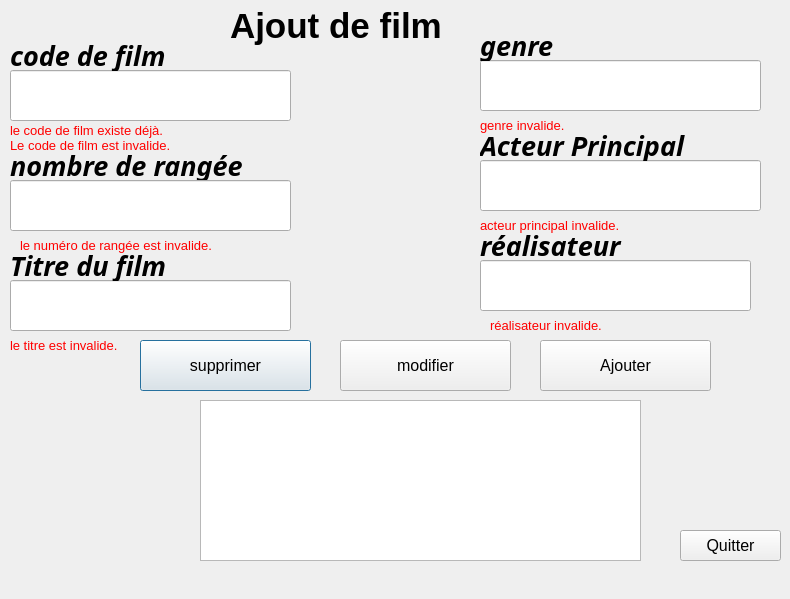
<?xml version="1.0" encoding="UTF-8"?>
<ui version="4.0">
 <class>Dialog</class>
 <widget class="QDialog" name="Dialog">
  <property name="geometry">
   <rect>
    <x>0</x>
    <y>0</y>
    <width>790</width>
    <height>599</height>
   </rect>
  </property>
  <property name="windowTitle">
   <string>Dialog</string>
  </property>
  <widget class="QPushButton" name="pushButton_suppriemer_film">
   <property name="geometry">
    <rect>
     <x>140</x>
     <y>340</y>
     <width>171</width>
     <height>51</height>
    </rect>
   </property>
   <property name="font">
    <font>
     <pointsize>12</pointsize>
    </font>
   </property>
   <property name="text">
    <string>supprimer</string>
   </property>
  </widget>
  <widget class="QLineEdit" name="lineEdit_code_film">
   <property name="geometry">
    <rect>
     <x>10</x>
     <y>70</y>
     <width>281</width>
     <height>51</height>
    </rect>
   </property>
   <property name="font">
    <font>
     <pointsize>12</pointsize>
     <italic>true</italic>
    </font>
   </property>
  </widget>
  <widget class="QLabel" name="lbl_ajout_film">
   <property name="geometry">
    <rect>
     <x>230</x>
     <y>0</y>
     <width>271</width>
     <height>51</height>
    </rect>
   </property>
   <property name="font">
    <font>
     <pointsize>26</pointsize>
     <weight>75</weight>
     <bold>true</bold>
    </font>
   </property>
   <property name="text">
    <string>Ajout de film</string>
   </property>
  </widget>
  <widget class="QLineEdit" name="lineEdit_film">
   <property name="geometry">
    <rect>
     <x>10</x>
     <y>280</y>
     <width>281</width>
     <height>51</height>
    </rect>
   </property>
   <property name="font">
    <font>
     <pointsize>12</pointsize>
     <italic>true</italic>
    </font>
   </property>
  </widget>
  <widget class="QPushButton" name="pushButton_modifier_film">
   <property name="geometry">
    <rect>
     <x>340</x>
     <y>340</y>
     <width>171</width>
     <height>51</height>
    </rect>
   </property>
   <property name="font">
    <font>
     <pointsize>12</pointsize>
    </font>
   </property>
   <property name="text">
    <string>modifier</string>
   </property>
  </widget>
  <widget class="QLabel" name="label_erreur_nb_rangee_film">
   <property name="enabled">
    <bool>true</bool>
   </property>
   <property name="geometry">
    <rect>
     <x>20</x>
     <y>230</y>
     <width>361</width>
     <height>31</height>
    </rect>
   </property>
   <property name="font">
    <font>
     <pointsize>10</pointsize>
     <weight>50</weight>
     <bold>false</bold>
    </font>
   </property>
   <property name="text">
    <string>&lt;html&gt;&lt;head/&gt;&lt;body&gt;&lt;p&gt;&lt;span style=&quot; color:#ff0000;&quot;&gt;le numéro de rangée est invalide.&lt;/span&gt;&lt;/p&gt;&lt;/body&gt;&lt;/html&gt;</string>
   </property>
  </widget>
  <widget class="QLabel" name="label_erreur_code_film">
   <property name="geometry">
    <rect>
     <x>10</x>
     <y>120</y>
     <width>421</width>
     <height>21</height>
    </rect>
   </property>
   <property name="font">
    <font>
     <pointsize>10</pointsize>
    </font>
   </property>
   <property name="text">
    <string>&lt;html&gt;&lt;head/&gt;&lt;body&gt;&lt;p&gt;&lt;span style=&quot; color:#ff0000;&quot;&gt;le code de film existe déjà.&lt;/span&gt;&lt;/p&gt;&lt;/body&gt;&lt;/html&gt;</string>
   </property>
  </widget>
  <widget class="QLineEdit" name="lineEdit_acteur_prin">
   <property name="geometry">
    <rect>
     <x>480</x>
     <y>160</y>
     <width>281</width>
     <height>51</height>
    </rect>
   </property>
   <property name="font">
    <font>
     <pointsize>12</pointsize>
     <italic>true</italic>
    </font>
   </property>
  </widget>
  <widget class="QPushButton" name="pushButton_ajouter_f">
   <property name="geometry">
    <rect>
     <x>540</x>
     <y>340</y>
     <width>171</width>
     <height>51</height>
    </rect>
   </property>
   <property name="font">
    <font>
     <pointsize>12</pointsize>
    </font>
   </property>
   <property name="text">
    <string>Ajouter</string>
   </property>
  </widget>
  <widget class="QLabel" name="label_acteur_prin">
   <property name="geometry">
    <rect>
     <x>480</x>
     <y>130</y>
     <width>271</width>
     <height>31</height>
    </rect>
   </property>
   <property name="font">
    <font>
     <family>Agency FB</family>
     <pointsize>20</pointsize>
     <weight>75</weight>
     <italic>true</italic>
     <bold>true</bold>
    </font>
   </property>
   <property name="text">
    <string>Acteur Principal</string>
   </property>
  </widget>
  <widget class="QLabel" name="label_nb_rangee_film">
   <property name="geometry">
    <rect>
     <x>10</x>
     <y>150</y>
     <width>271</width>
     <height>31</height>
    </rect>
   </property>
   <property name="font">
    <font>
     <family>Agency FB</family>
     <pointsize>20</pointsize>
     <weight>75</weight>
     <italic>true</italic>
     <bold>true</bold>
    </font>
   </property>
   <property name="text">
    <string>nombre de rangée</string>
   </property>
  </widget>
  <widget class="QLabel" name="label_erreur_genre">
   <property name="enabled">
    <bool>true</bool>
   </property>
   <property name="geometry">
    <rect>
     <x>480</x>
     <y>110</y>
     <width>441</width>
     <height>31</height>
    </rect>
   </property>
   <property name="font">
    <font>
     <pointsize>10</pointsize>
     <weight>50</weight>
     <bold>false</bold>
    </font>
   </property>
   <property name="text">
    <string>&lt;html&gt;&lt;head/&gt;&lt;body&gt;&lt;p&gt;&lt;span style=&quot; color:#ff0000;&quot;&gt;genre invalide.&lt;/span&gt;&lt;/p&gt;&lt;/body&gt;&lt;/html&gt;</string>
   </property>
  </widget>
  <widget class="QLineEdit" name="lineEdit_realisateur">
   <property name="geometry">
    <rect>
     <x>480</x>
     <y>260</y>
     <width>271</width>
     <height>51</height>
    </rect>
   </property>
   <property name="font">
    <font>
     <pointsize>12</pointsize>
     <italic>true</italic>
    </font>
   </property>
  </widget>
  <widget class="QLabel" name="label_erreur_realisateur">
   <property name="enabled">
    <bool>true</bool>
   </property>
   <property name="geometry">
    <rect>
     <x>490</x>
     <y>310</y>
     <width>441</width>
     <height>31</height>
    </rect>
   </property>
   <property name="font">
    <font>
     <pointsize>10</pointsize>
     <weight>50</weight>
     <bold>false</bold>
    </font>
   </property>
   <property name="text">
    <string>&lt;html&gt;&lt;head/&gt;&lt;body&gt;&lt;p&gt;&lt;span style=&quot; color:#ff0000;&quot;&gt;réalisateur invalide.&lt;/span&gt;&lt;/p&gt;&lt;/body&gt;&lt;/html&gt;</string>
   </property>
  </widget>
  <widget class="QLabel" name="label_erreur_code_inv_film">
   <property name="enabled">
    <bool>true</bool>
   </property>
   <property name="geometry">
    <rect>
     <x>10</x>
     <y>130</y>
     <width>441</width>
     <height>31</height>
    </rect>
   </property>
   <property name="font">
    <font>
     <pointsize>10</pointsize>
     <weight>50</weight>
     <bold>false</bold>
    </font>
   </property>
   <property name="text">
    <string>&lt;html&gt;&lt;head/&gt;&lt;body&gt;&lt;p&gt;&lt;span style=&quot; color:#ff0000;&quot;&gt;Le code de film est invalide.&lt;/span&gt;&lt;/p&gt;&lt;/body&gt;&lt;/html&gt;</string>
   </property>
  </widget>
  <widget class="QLabel" name="label_erreur_annee">
   <property name="enabled">
    <bool>true</bool>
   </property>
   <property name="geometry">
    <rect>
     <x>480</x>
     <y>210</y>
     <width>441</width>
     <height>31</height>
    </rect>
   </property>
   <property name="font">
    <font>
     <pointsize>10</pointsize>
     <weight>50</weight>
     <bold>false</bold>
    </font>
   </property>
   <property name="text">
    <string>&lt;html&gt;&lt;head/&gt;&lt;body&gt;&lt;p&gt;&lt;span style=&quot; color:#ff0000;&quot;&gt;acteur principal invalide.&lt;/span&gt;&lt;/p&gt;&lt;/body&gt;&lt;/html&gt;</string>
   </property>
  </widget>
  <widget class="QLabel" name="label_code_film">
   <property name="geometry">
    <rect>
     <x>10</x>
     <y>40</y>
     <width>271</width>
     <height>31</height>
    </rect>
   </property>
   <property name="font">
    <font>
     <family>Agency FB</family>
     <pointsize>20</pointsize>
     <weight>75</weight>
     <italic>true</italic>
     <bold>true</bold>
    </font>
   </property>
   <property name="text">
    <string>code de film</string>
   </property>
  </widget>
  <widget class="QLineEdit" name="lineEdit_genre">
   <property name="geometry">
    <rect>
     <x>480</x>
     <y>60</y>
     <width>281</width>
     <height>51</height>
    </rect>
   </property>
   <property name="font">
    <font>
     <pointsize>12</pointsize>
     <italic>true</italic>
    </font>
   </property>
  </widget>
  <widget class="QPushButton" name="pushButton_quitter_film">
   <property name="geometry">
    <rect>
     <x>680</x>
     <y>530</y>
     <width>101</width>
     <height>31</height>
    </rect>
   </property>
   <property name="font">
    <font>
     <pointsize>12</pointsize>
    </font>
   </property>
   <property name="text">
    <string>Quitter</string>
   </property>
  </widget>
  <widget class="QLabel" name="label_genre">
   <property name="geometry">
    <rect>
     <x>480</x>
     <y>30</y>
     <width>271</width>
     <height>31</height>
    </rect>
   </property>
   <property name="font">
    <font>
     <family>Agency FB</family>
     <pointsize>20</pointsize>
     <weight>75</weight>
     <italic>true</italic>
     <bold>true</bold>
    </font>
   </property>
   <property name="text">
    <string>genre</string>
   </property>
  </widget>
  <widget class="QLabel" name="label_titre_film">
   <property name="geometry">
    <rect>
     <x>10</x>
     <y>250</y>
     <width>271</width>
     <height>31</height>
    </rect>
   </property>
   <property name="font">
    <font>
     <family>Agency FB</family>
     <pointsize>20</pointsize>
     <weight>75</weight>
     <italic>true</italic>
     <bold>true</bold>
    </font>
   </property>
   <property name="text">
    <string>Titre du film</string>
   </property>
  </widget>
  <widget class="QLabel" name="label_realisateur">
   <property name="geometry">
    <rect>
     <x>480</x>
     <y>230</y>
     <width>271</width>
     <height>31</height>
    </rect>
   </property>
   <property name="font">
    <font>
     <family>Agency FB</family>
     <pointsize>20</pointsize>
     <weight>75</weight>
     <italic>true</italic>
     <bold>true</bold>
    </font>
   </property>
   <property name="text">
    <string>réalisateur</string>
   </property>
  </widget>
  <widget class="QLineEdit" name="lineEdit_nb_rangee_film">
   <property name="geometry">
    <rect>
     <x>10</x>
     <y>180</y>
     <width>281</width>
     <height>51</height>
    </rect>
   </property>
   <property name="font">
    <font>
     <pointsize>12</pointsize>
     <italic>true</italic>
    </font>
   </property>
  </widget>
  <widget class="QLabel" name="label_erreur_film_t_inv">
   <property name="enabled">
    <bool>true</bool>
   </property>
   <property name="geometry">
    <rect>
     <x>10</x>
     <y>330</y>
     <width>361</width>
     <height>31</height>
    </rect>
   </property>
   <property name="font">
    <font>
     <pointsize>10</pointsize>
     <weight>50</weight>
     <bold>false</bold>
    </font>
   </property>
   <property name="text">
    <string>&lt;html&gt;&lt;head/&gt;&lt;body&gt;&lt;p&gt;&lt;span style=&quot; color:#ff0000;&quot;&gt;le titre est invalide.&lt;/span&gt;&lt;/p&gt;&lt;/body&gt;&lt;/html&gt;</string>
   </property>
  </widget>
  <widget class="QTextBrowser" name="textBrowser_film">
   <property name="geometry">
    <rect>
     <x>200</x>
     <y>400</y>
     <width>441</width>
     <height>161</height>
    </rect>
   </property>
  </widget>
 </widget>
 <resources/>
 <connections/>
</ui>
